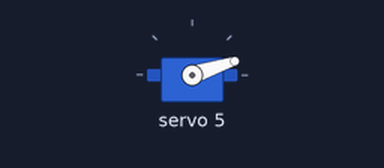
Recording of a sketch running on a simulated Arduino Uno, built with avr-gcc and run on an emulated ATmega328P. Parts: servo.

Above: at 0.05 s.
At 3.0 s:
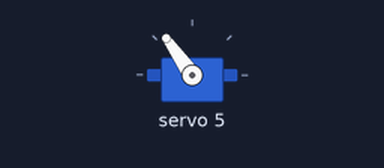
At 6.0 s:
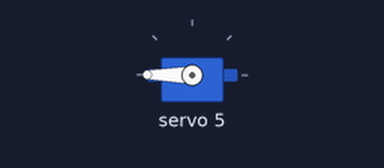
Timing chart, 0 to 7.8 s (numbered marks = the images above):
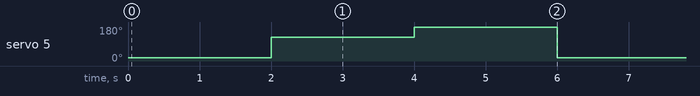

The sketch:

AdafruitPWMServoDriver.ino
```cpp
#include <Wire.h>
#include <Adafruit_PWMServoDriver.h>

Adafruit_PWMServoDriver pwm = Adafruit_PWMServoDriver();

// Servo parameters
int servoPin = 5;
int servoMin = 150;   // Minimum servo pulse length
int servoMax = 600;   // Maximum servo pulse length

void setup() {
  pwm.begin();
  pwm.setPWMFreq(50); // Set the PWM frequency (adjust if needed)
}

void loop() {
  // Move the servo to 0 degrees
  pwm.setPWM(servoPin, 0, servoMin);

  delay(2000); // Pause for 2 seconds

  // Move the servo to 90 degrees
  int servoPosition = map(90, 0, 180, servoMin, servoMax);
  pwm.setPWM(servoPin, 0, servoPosition);

  delay(2000); // Pause for 2 seconds

  // Move the servo to 180 degrees
  pwm.setPWM(servoPin, 0, servoMax);

  delay(2000); // Pause for 2 seconds
}
```

Measured:
- by itself, servo 5: repeats every 6.0 s: 180° 2.0 s, 18° 2.0 s, 125° 2.0 s
